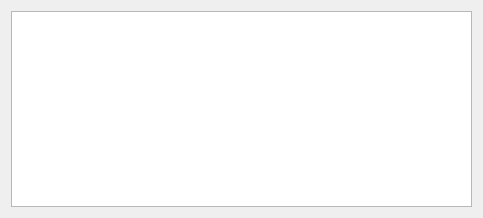
<?xml version="1.0" encoding="UTF-8"?>
<ui version="4.0">
 <class>EdfXmlReaderResultsView</class>
 <widget class="QWidget" name="EdfXmlReaderResultsView">
  <property name="geometry">
   <rect>
    <x>0</x>
    <y>0</y>
    <width>483</width>
    <height>218</height>
   </rect>
  </property>
  <property name="windowTitle">
   <string>Form</string>
  </property>
  <layout class="QVBoxLayout" name="verticalLayout_2">
   <item>
    <layout class="QVBoxLayout" name="verticalLayout">
     <item>
      <widget class="QTableWidget" name="result_tablewidget"/>
     </item>
    </layout>
   </item>
  </layout>
 </widget>
 <resources/>
 <connections/>
</ui>
